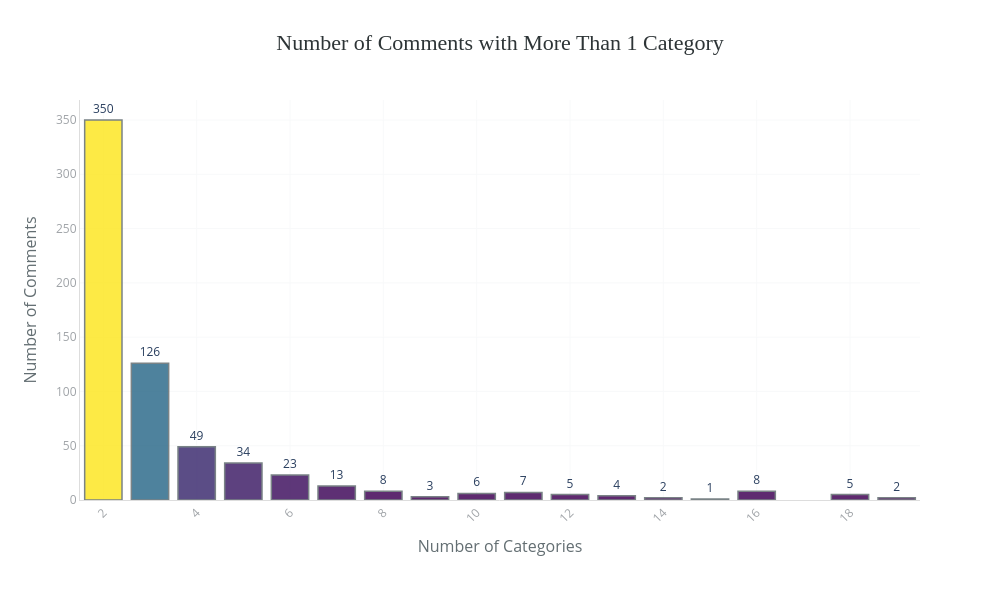

Notebook source saved alongside this figure:
### Code cell
bar_chart(
    data=df_plot_filtered,
    x="num_categories",
    y="num_comments",
    title="Number of Comments with More Than 1 Category",
    labels={
        "num_categories": "Number of Categories",
        "num_comments": "Number of Comments"
    },
    top_n=len(df_plot_filtered)  # ensure all appear
)

### Figure 1 — Plotly figure (JSON) as saved in the notebook; plotly's stock layout.template omitted (floating-point values rounded to 4 significant figures)
{"data": [{"hovertemplate": "Number of Categories=%{x}<br>Number of Comments=%{marker.color}<br>text=%{text}<extra></extra>", "legendgroup": "", "marker": {"color": [350, 126, 49, 34, 23, 13, 8, 8, 7, 6, 5, 5, 4, 3, 2, 2, 1], "coloraxis": "coloraxis", "line": {"color": "#636E72", "width": 1.5}, "opacity": 0.85, "pattern": {"shape": ""}}, "name": "", "orientation": "v", "showlegend": false, "text": ["350", "126", "49", "34", "23", "13", "8", "8", "7", "6", "5", "5", "4", "3", "2", "2", "1"], "textposition": "outside", "texttemplate": "%{text}", "type": "bar", "x": [2, 3, 4, 5, 6, 7, 8, 16, 11, 10, 12, 18, 13, 9, 14, 19, 15], "xaxis": "x", "y": [350, 126, 49, 34, 23, 13, 8, 8, 7, 6, 5, 5, 4, 3, 2, 2, 1], "yaxis": "y"}], "layout": {"barmode": "relative", "coloraxis": {"colorbar": {"title": {"text": "Number of Comments"}}, "colorscale": [[0, "#440154"], [0.25, "#3b528b"], [0.5, "#21908d"], [0.75, "#5dc962"], [1, "#fde725"]], "showscale": false}, "height": 600, "legend": {"tracegroupgap": 0}, "margin": {"b": 100, "l": 80, "r": 80, "t": 100}, "paper_bgcolor": "white", "plot_bgcolor": "white", "showlegend": false, "title": {"font": {"color": "#2D3436", "family": "Arial Black", "size": 22}, "text": "Number of Comments with More Than 1 Category", "x": 0.5, "xanchor": "center"}, "width": 1000, "xaxis": {"anchor": "y", "domain": [0, 1], "gridcolor": "#F8F9FA", "linecolor": "#DDD", "showgrid": true, "tickangle": -45, "tickfont": {"color": "#A0A4A8", "size": 12}, "title": {"font": {"color": "#636E72", "size": 16}, "text": "Number of Categories"}}, "yaxis": {"anchor": "x", "domain": [0, 1], "gridcolor": "#F8F9FA", "linecolor": "#DDD", "showgrid": true, "tickfont": {"color": "#A0A4A8", "size": 12}, "title": {"font": {"color": "#636E72", "size": 16}, "text": "Number of Comments"}}}}
